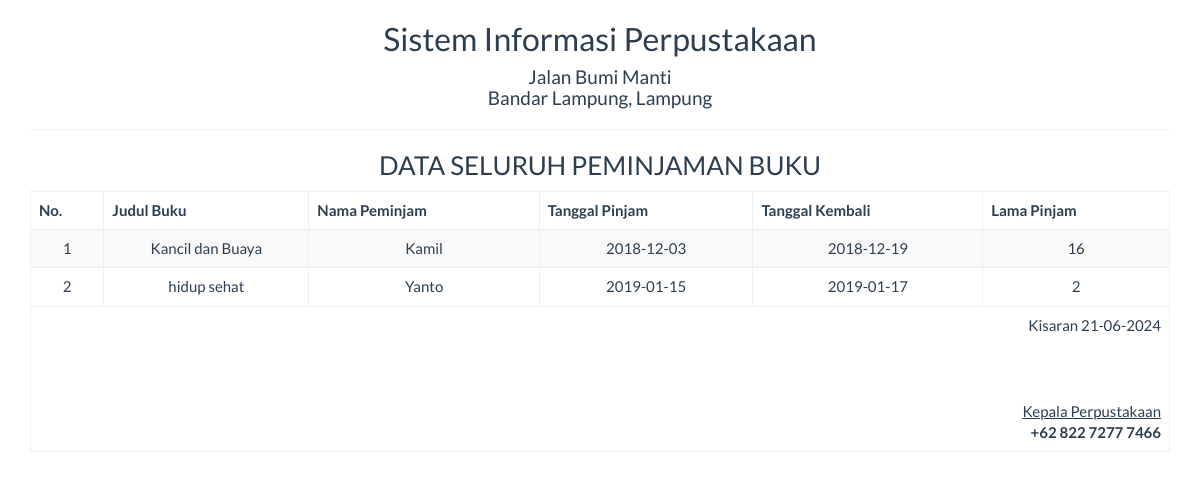
Before: /report/peminjaman_semua.php with the older database file.
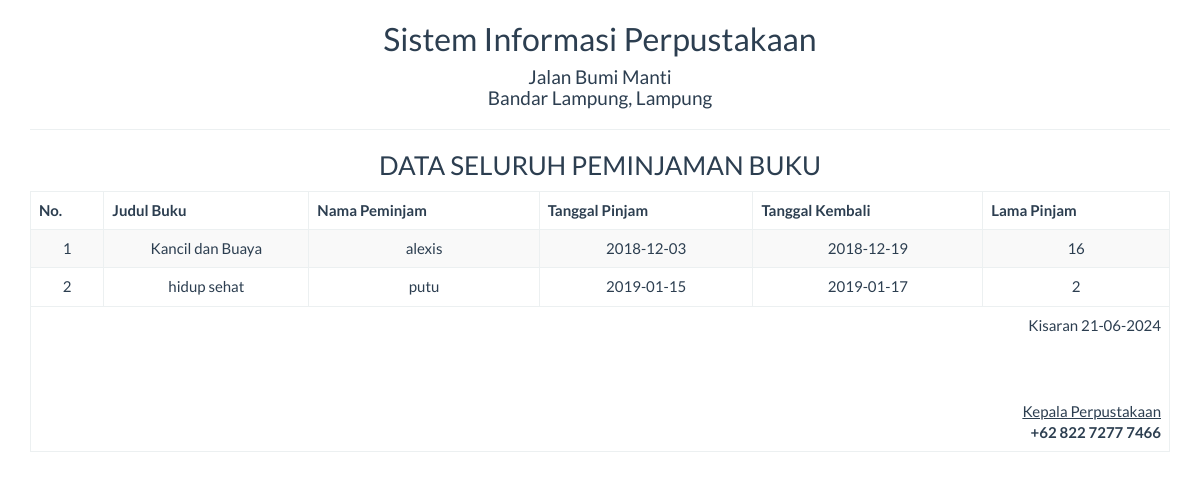
After: the same page with the newer database file.
### tables this page shows
CREATE TABLE IF NOT EXISTS `peminjaman` (
  `judul_buku` varchar(50) NOT NULL,
  `peminjam` varchar(50) NOT NULL,
  `tgl_pinjam` varchar(25) NOT NULL,
  `tgl_kembali` varchar(25) NOT NULL,
  `lama_pinjam` int(5) NOT NULL,
  `keterangan` varchar(100) NOT NULL,
  `id` int(5) NOT NULL AUTO_INCREMENT,
  PRIMARY KEY (`id`)
);

### report/peminjaman_semua.php (the view, shortened to what this page needs)
<!DOCTYPE html>
<html>
    <head>
        <link href="../Assets/css/bootstrap.min.css" rel="stylesheet" type="text/css"/>
    </head>
    <body onload="print()">
        <?php
        include '../config/koneksi.php';
        ?>
        <div class="container">
            <div class='row'>
                <div class="col-sm-12">
                    <div class="text-center">
                        <h2>Sistem Informasi Perpustakaan </h2>
                        <h4>Jalan Bumi Manti <br> Bandar Lampung, Lampung </h4>
                        <hr>
                        <h3>DATA SELURUH PEMINJAMAN BUKU</h3>
                        <table class="table table-bordered table-striped table-hover">
                        <tbody>
                                <thead>
								<tr>
									<th>No.</th><th width="18%">Judul Buku</th><th>Nama Peminjam</th><th>Tanggal Pinjam</th><th>Tanggal Kembali</th><th>Lama Pinjam</th>
								</tr>
								</thead>
							<tbody>
                            <?php
                            $sql = "SELECT * FROM peminjaman";
                            $query = mysqli_query($koneksi, $sql) or die("SQL Anda Salah");
                            $nomor = 0;
                            while ($data = mysqli_fetch_array($query)) {
                                $nomor++;
                                ?>
                                <tr>
                                    <td><?= $nomor ?></td>
                                    <td><?= $data['judul_buku'] ?></td>
									<td><?= $data['peminjam'] ?></td>
                                    <td><?= $data['tgl_pinjam'] ?></td>
                                    <td><?= $data['tgl_kembali'] ?></td>
                                    <td><?= $data['lama_pinjam'] ?></td>
                                </tr>
                            <?php } ?>
							</tbody>
                        </tbody>
                            <tfoot>
                                <tr>
                                    <td colspan="8" class="text-right">
                                        Kisaran  <?= date("d-m-Y") ?>
                                        <br><br><br><br>
                                        <u>Kepala Perpustakaan<strong></u><br>
                                        +62 822 7277 7466
									</td>
								</tr>
							</tfoot>
                        </table>
                    </div>
                </div>
            </div>
    </body>
</html>

Changed rows visible on the page:
changed peminjaman "Kancil dan Buaya": peminjam "Kamil" → "alexis"
changed peminjaman "hidup sehat": peminjam "Yanto" → "putu"
